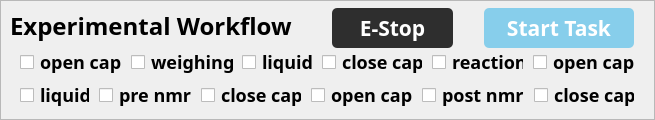
    <widget class="QFrame" name="frame_12">
     <property name="geometry">
      <rect>
       <x>305</x>
       <y>5</y>
       <width>655</width>
       <height>120</height>
      </rect>
     </property>
     <property name="font">
      <font>
       <strikeout>false</strikeout>
      </font>
     </property>
     <property name="styleSheet">
      <string notr="true">QFrame#frame_12 {
	background-color: #fbfbfc; /* Set background color */
	border-radius: 5px;
}
QLabel {
    color: #000000; /* Text color */
    font-size: 18px; /* Font size */
	height: 100px;
    border-radius: 5px; /* Rounded corners */
	qproperty-alignment: 'AlignCenter | AlignBottom'; /* Set alignment with qproperty-alignment */
    font-family: 'Microsoft YaHei'; /* Font set to Microsoft YaHei */
    font-weight: bold; /* Set bold font */
}
QRadioButton {
    color: #000000; /* Text color */
    font-size: 18px; /* Font size */
	height: 100px;
    border-radius: 5px; /* Rounded corners */
	qproperty-alignment: 'AlignCenter | AlignBottom'; /* Set alignment with qproperty-alignment */
    font-family: 'Microsoft YaHei'; /* Font set to Microsoft YaHei */
    font-weight: bold; /* Set bold font */
}

QRadioButton::indicator:checked {
    border: 2px solid #4A90E2; /* Border color when selected */
}
QCheckBox {
    color: #000000; /* Text color */
    font-size: 18px; /* Font size */
    border-radius: 5px; /* Rounded corners */
}
QCheckBox::indicator:checked {
    background-color: #4A90E2; /* Selected checkbox background color */
    border: 1px solid #000000; /* Selected checkbox border color */
    border-radius: 4px; /* Rounded corners */
}
</string>
     </property>
     <property name="frameShape">
      <enum>QFrame::StyledPanel</enum>
     </property>
     <property name="frameShadow">
      <enum>QFrame::Raised</enum>
     </property>
     <widget class="QLabel" name="label_10">
      <property name="geometry">
       <rect>
        <x>10</x>
        <y>10</y>
        <width>291</width>
        <height>32</height>
       </rect>
      </property>
      <property name="sizePolicy">
       <sizepolicy hsizetype="Preferred" vsizetype="Preferred">
        <horstretch>0</horstretch>
        <verstretch>0</verstretch>
       </sizepolicy>
      </property>
      <property name="minimumSize">
       <size>
        <width>220</width>
        <height>0</height>
       </size>
      </property>
      <property name="maximumSize">
       <size>
        <width>500</width>
        <height>16777215</height>
       </size>
      </property>
      <property name="font">
       <font>
        <family>Microsoft YaHei</family>
        <pointsize>-1</pointsize>
        <weight>75</weight>
        <italic>false</italic>
        <bold>true</bold>
        <strikeout>false</strikeout>
       </font>
      </property>
      <property name="styleSheet">
       <string notr="true">QLabel#label_10 {
    color: #000000; /* Text color */
    font-size: 24px; /* Font size */
    border-radius: 5px; /* Rounded corners */
	qproperty-alignment: 'AlignCenter';
}</string>
      </property>
      <property name="text">
       <string>Experimental Workflow</string>
      </property>
     </widget>
     <widget class="QCheckBox" name="c1">
      <property name="geometry">
       <rect>
        <x>20</x>
        <y>46</y>
        <width>101</width>
        <height>32</height>
       </rect>
      </property>
      <property name="font">
       <font>
        <family>Microsoft YaHei</family>
        <pointsize>-1</pointsize>
        <weight>75</weight>
        <bold>true</bold>
        <strikeout>false</strikeout>
        <stylestrategy>PreferDefault</stylestrategy>
       </font>
      </property>
      <property name="layoutDirection">
       <enum>Qt::LeftToRight</enum>
      </property>
      <property name="autoFillBackground">
       <bool>false</bool>
      </property>
      <property name="text">
       <string>open cap</string>
      </property>
      <property name="checked">
       <bool>false</bool>
      </property>
      <property name="autoExclusive">
       <bool>false</bool>
      </property>
     </widget>
     <widget class="QCheckBox" name="c2">
      <property name="geometry">
       <rect>
        <x>131</x>
        <y>46</y>
        <width>102</width>
        <height>32</height>
       </rect>
      </property>
      <property name="font">
       <font>
        <family>Microsoft YaHei</family>
        <pointsize>-1</pointsize>
        <weight>75</weight>
        <bold>true</bold>
        <strikeout>false</strikeout>
       </font>
      </property>
      <property name="layoutDirection">
       <enum>Qt::LeftToRight</enum>
      </property>
      <property name="autoFillBackground">
       <bool>false</bool>
      </property>
      <property name="text">
       <string>weighing</string>
      </property>
      <property name="checked">
       <bool>false</bool>
      </property>
      <property name="autoExclusive">
       <bool>false</bool>
      </property>
     </widget>
     <widget class="QCheckBox" name="c3">
      <property name="geometry">
       <rect>
        <x>242</x>
        <y>46</y>
        <width>70</width>
        <height>32</height>
       </rect>
      </property>
      <property name="font">
       <font>
        <family>Microsoft YaHei</family>
        <pointsize>-1</pointsize>
        <weight>75</weight>
        <bold>true</bold>
        <strikeout>false</strikeout>
       </font>
      </property>
      <property name="layoutDirection">
       <enum>Qt::LeftToRight</enum>
      </property>
      <property name="autoFillBackground">
       <bool>false</bool>
      </property>
      <property name="text">
       <string>liquid</string>
      </property>
      <property name="checked">
       <bool>false</bool>
      </property>
      <property name="autoExclusive">
       <bool>false</bool>
      </property>
     </widget>
     <widget class="QCheckBox" name="c4">
      <property name="geometry">
       <rect>
        <x>322</x>
        <y>46</y>
        <width>100</width>
        <height>32</height>
       </rect>
      </property>
      <property name="font">
       <font>
        <family>Microsoft YaHei</family>
        <pointsize>-1</pointsize>
        <weight>75</weight>
        <bold>true</bold>
        <strikeout>false</strikeout>
       </font>
      </property>
      <property name="layoutDirection">
       <enum>Qt::LeftToRight</enum>
      </property>
      <property name="autoFillBackground">
       <bool>false</bool>
      </property>
      <property name="text">
       <string>close cap</string>
      </property>
      <property name="iconSize">
       <size>
        <width>16</width>
        <height>16</height>
       </size>
      </property>
      <property name="checked">
       <bool>false</bool>
      </property>
      <property name="autoExclusive">
       <bool>false</bool>
      </property>
     </widget>
     <widget class="QCheckBox" name="c5">
      <property name="geometry">
       <rect>
        <x>432</x>
        <y>46</y>
        <width>91</width>
        <height>32</height>
       </rect>
      </property>
      <property name="font">
       <font>
        <family>Microsoft YaHei</family>
        <pointsize>-1</pointsize>
        <weight>75</weight>
        <bold>true</bold>
        <strikeout>false</strikeout>
       </font>
      </property>
      <property name="layoutDirection">
       <enum>Qt::LeftToRight</enum>
      </property>
      <property name="autoFillBackground">
       <bool>false</bool>
      </property>
      <property name="text">
       <string>reaction</string>
      </property>
      <property name="checked">
       <bool>false</bool>
      </property>
      <property name="autoExclusive">
       <bool>false</bool>
      </property>
     </widget>
     <widget class="QCheckBox" name="c6">
      <property name="geometry">
       <rect>
        <x>533</x>
        <y>46</y>
        <width>101</width>
        <height>32</height>
       </rect>
      </property>
      <property name="font">
       <font>
        <family>Microsoft YaHei</family>
        <pointsize>-1</pointsize>
        <weight>75</weight>
        <bold>true</bold>
        <strikeout>false</strikeout>
       </font>
      </property>
      <property name="layoutDirection">
       <enum>Qt::LeftToRight</enum>
      </property>
      <property name="autoFillBackground">
       <bool>false</bool>
      </property>
      <property name="styleSheet">
       <string notr="true">QCheckBox#c6::indicator:checked {
    background-color: rgb(255, 247, 148); /* Selected checkbox background color */
    border: 1px solid #000000; /* Selected checkbox border color */
    border-radius: 4px; /* Rounded corners */
}</string>
      </property>
      <property name="text">
       <string>open cap</string>
      </property>
      <property name="checked">
       <bool>false</bool>
      </property>
      <property name="autoExclusive">
       <bool>false</bool>
      </property>
     </widget>
     <widget class="QCheckBox" name="c7">
      <property name="geometry">
       <rect>
        <x>20</x>
        <y>79</y>
        <width>69</width>
        <height>32</height>
       </rect>
      </property>
      <property name="font">
       <font>
        <family>Microsoft YaHei</family>
        <pointsize>-1</pointsize>
        <weight>75</weight>
        <bold>true</bold>
        <strikeout>false</strikeout>
       </font>
      </property>
      <property name="layoutDirection">
       <enum>Qt::LeftToRight</enum>
      </property>
      <property name="autoFillBackground">
       <bool>false</bool>
      </property>
      <property name="styleSheet">
       <string notr="true">QCheckBox#c7::indicator:checked {
    background-color: rgb(255, 247, 148); /* Selected checkbox background color */
    border: 1px solid #000000; /* Selected checkbox border color */
    border-radius: 4px; /* Rounded corners */
}</string>
      </property>
      <property name="text">
       <string>liquid</string>
      </property>
      <property name="checked">
       <bool>false</bool>
      </property>
      <property name="autoExclusive">
       <bool>false</bool>
      </property>
     </widget>
     <widget class="QCheckBox" name="c9">
      <property name="geometry">
       <rect>
        <x>201</x>
        <y>79</y>
        <width>100</width>
        <height>32</height>
       </rect>
      </property>
      <property name="font">
       <font>
        <family>Microsoft YaHei</family>
        <pointsize>-1</pointsize>
        <weight>75</weight>
        <bold>true</bold>
        <strikeout>false</strikeout>
       </font>
      </property>
      <property name="layoutDirection">
       <enum>Qt::LeftToRight</enum>
      </property>
      <property name="autoFillBackground">
       <bool>false</bool>
      </property>
      <property name="styleSheet">
       <string notr="true">QCheckBox#c9::indicator:checked {
    background-color: rgb(255, 247, 148); /* Selected checkbox background color */
    border: 1px solid #000000; /* Selected checkbox border color */
    border-radius: 4px; /* Rounded corners */
}</string>
      </property>
      <property name="text">
       <string>close cap</string>
      </property>
      <property name="checked">
       <bool>false</bool>
      </property>
      <property name="autoExclusive">
       <bool>false</bool>
      </property>
     </widget>
     <widget class="QCheckBox" name="c8">
      <property name="geometry">
       <rect>
        <x>99</x>
        <y>79</y>
        <width>92</width>
        <height>32</height>
       </rect>
      </property>
      <property name="font">
       <font>
        <family>Microsoft YaHei</family>
        <pointsize>-1</pointsize>
        <weight>75</weight>
        <bold>true</bold>
        <strikeout>false</strikeout>
       </font>
      </property>
      <property name="layoutDirection">
       <enum>Qt::LeftToRight</enum>
      </property>
      <property name="autoFillBackground">
       <bool>false</bool>
      </property>
      <property name="styleSheet">
       <string notr="true">QCheckBox#c8::indicator:checked {
    background-color: rgb(255, 247, 148); /* Selected checkbox background color */
    border: 1px solid #000000; /* Selected checkbox border color */
    border-radius: 4px; /* Rounded corners */
}</string>
      </property>
      <property name="text">
       <string>pre nmr</string>
      </property>
      <property name="checked">
       <bool>false</bool>
      </property>
      <property name="autoExclusive">
       <bool>false</bool>
      </property>
     </widget>
     <widget class="QCheckBox" name="c10">
      <property name="geometry">
       <rect>
        <x>311</x>
        <y>79</y>
        <width>101</width>
        <height>32</height>
       </rect>
      </property>
      <property name="font">
       <font>
        <family>Microsoft YaHei</family>
        <pointsize>-1</pointsize>
        <weight>75</weight>
        <bold>true</bold>
        <strikeout>false</strikeout>
       </font>
      </property>
      <property name="layoutDirection">
       <enum>Qt::LeftToRight</enum>
      </property>
      <property name="autoFillBackground">
       <bool>false</bool>
      </property>
      <property name="text">
       <string>open cap</string>
      </property>
      <property name="checked">
       <bool>false</bool>
      </property>
      <property name="autoExclusive">
       <bool>false</bool>
      </property>
     </widget>
     <widget class="QCheckBox" name="c11">
      <property name="geometry">
       <rect>
        <x>422</x>
        <y>79</y>
        <width>102</width>
        <height>32</height>
       </rect>
      </property>
      <property name="font">
       <font>
        <family>Microsoft YaHei</family>
        <pointsize>-1</pointsize>
        <weight>75</weight>
        <bold>true</bold>
        <strikeout>false</strikeout>
       </font>
      </property>
      <property name="layoutDirection">
       <enum>Qt::LeftToRight</enum>
      </property>
      <property name="autoFillBackground">
       <bool>false</bool>
      </property>
      <property name="text">
       <string>post nmr</string>
      </property>
      <property name="checked">
       <bool>false</bool>
      </property>
      <property name="autoExclusive">
       <bool>false</bool>
      </property>
     </widget>
     <widget class="QCheckBox" name="c12">
      <property name="geometry">
       <rect>
        <x>534</x>
        <y>79</y>
        <width>100</width>
        <height>32</height>
       </rect>
      </property>
      <property name="font">
       <font>
        <family>Microsoft YaHei</family>
        <pointsize>-1</pointsize>
        <weight>75</weight>
        <bold>true</bold>
        <strikeout>false</strikeout>
       </font>
      </property>
      <property name="layoutDirection">
       <enum>Qt::LeftToRight</enum>
      </property>
      <property name="autoFillBackground">
       <bool>false</bool>
      </property>
      <property name="text">
       <string>close cap</string>
      </property>
      <property name="checked">
       <bool>false</bool>
      </property>
      <property name="autoExclusive">
       <bool>false</bool>
      </property>
     </widget>
     <widget class="QPushButton" name="task_button_2">
      <property name="geometry">
       <rect>
        <x>484</x>
        <y>8</y>
        <width>150</width>
        <height>40</height>
       </rect>
      </property>
      <property name="sizePolicy">
       <sizepolicy hsizetype="Minimum" vsizetype="Fixed">
        <horstretch>0</horstretch>
        <verstretch>0</verstretch>
       </sizepolicy>
      </property>
      <property name="minimumSize">
       <size>
        <width>150</width>
        <height>32</height>
       </size>
      </property>
      <property name="maximumSize">
       <size>
        <width>150</width>
        <height>40</height>
       </size>
      </property>
      <property name="font">
       <font>
        <family>Microsoft YaHei</family>
        <pointsize>16</pointsize>
        <weight>75</weight>
        <bold>true</bold>
        <strikeout>false</strikeout>
       </font>
      </property>
      <property name="styleSheet">
       <string notr="true">/* QPushButton Default state */
QPushButton {
    background-color: #87CEEB; /* Light blue background */
    color: white; /* White text */
    border: none; /* Remove border */
    border-radius: 5px; /* Set rounded corners */
}

/* QPushButton Focus state */
QPushButton:focus {
    background-color: #4682B4; /* Medium blue background */
    color: white; /* Focus stateWhite text */
}

/* QPushButton Hover state */
QPushButton:hover {
    background-color: #87CEff; /* Dark blue background */
    color: white; /* Hover stateWhite text */
}

/* QPushButton Pressed state */
QPushButton:pressed {
    background-color: #4A90E2; /* Darker blue background when pressed */
    color: white; /* Pressed stateWhite text */
}</string>
      </property>
      <property name="text">
       <string>Start Task</string>
      </property>
      <property name="icon">
       <iconset>
        <normaloff>icon/running.png</normaloff>icon/running.png</iconset>
      </property>
      <property name="iconSize">
       <size>
        <width>25</width>
        <height>25</height>
       </size>
      </property>
      <property name="shortcut">
       <string notr="true"/>
      </property>
      <property name="autoDefault">
       <bool>false</bool>
      </property>
      <property name="default">
       <bool>false</bool>
      </property>
      <property name="flat">
       <bool>false</bool>
      </property>
     </widget>
     <widget class="QPushButton" name="emergency">
      <property name="geometry">
       <rect>
        <x>332</x>
        <y>8</y>
        <width>121</width>
        <height>40</height>
       </rect>
      </property>
      <property name="sizePolicy">
       <sizepolicy hsizetype="Minimum" vsizetype="Fixed">
        <horstretch>0</horstretch>
        <verstretch>0</verstretch>
       </sizepolicy>
      </property>
      <property name="minimumSize">
       <size>
        <width>0</width>
        <height>32</height>
       </size>
      </property>
      <property name="maximumSize">
       <size>
        <width>130</width>
        <height>40</height>
       </size>
      </property>
      <property name="font">
       <font>
        <family>Microsoft YaHei</family>
        <pointsize>16</pointsize>
        <weight>75</weight>
        <bold>true</bold>
        <strikeout>false</strikeout>
       </font>
      </property>
      <property name="styleSheet">
       <string notr="true">/* QPushButton Default state */
QPushButton {
    background-color: #2E2E2E; /* Light blue background */
    color: white; /* White text */
    border: none; /* Remove border */
    border-radius: 5px; /* Set rounded corners */
}

/* QPushButton Focus state */
QPushButton:focus {
    background-color: #474747; /* Medium blue background */
    color: white; /* Focus stateWhite text */
}

/* QPushButton Hover state */
QPushButton:hover {
    background-color: #474747; /* Dark blue background */
    color: white; /* Hover stateWhite text */
}

/* QPushButton Pressed state */
QPushButton:pressed {
    background-color: #1C1C1C; /* Darker blue background when pressed */
    color: white; /* Pressed stateWhite text */
}</string>
      </property>
      <property name="text">
       <string>E-Stop</string>
      </property>
      <property name="icon">
       <iconset>
        <normaloff>icon/stop.png</normaloff>icon/stop.png</iconset>
      </property>
      <property name="iconSize">
       <size>
        <width>25</width>
        <height>25</height>
       </size>
      </property>
      <property name="shortcut">
       <string notr="true"/>
      </property>
      <property name="autoDefault">
       <bool>false</bool>
      </property>
      <property name="default">
       <bool>false</bool>
      </property>
      <property name="flat">
       <bool>false</bool>
      </property>
     </widget>
    </widget>
